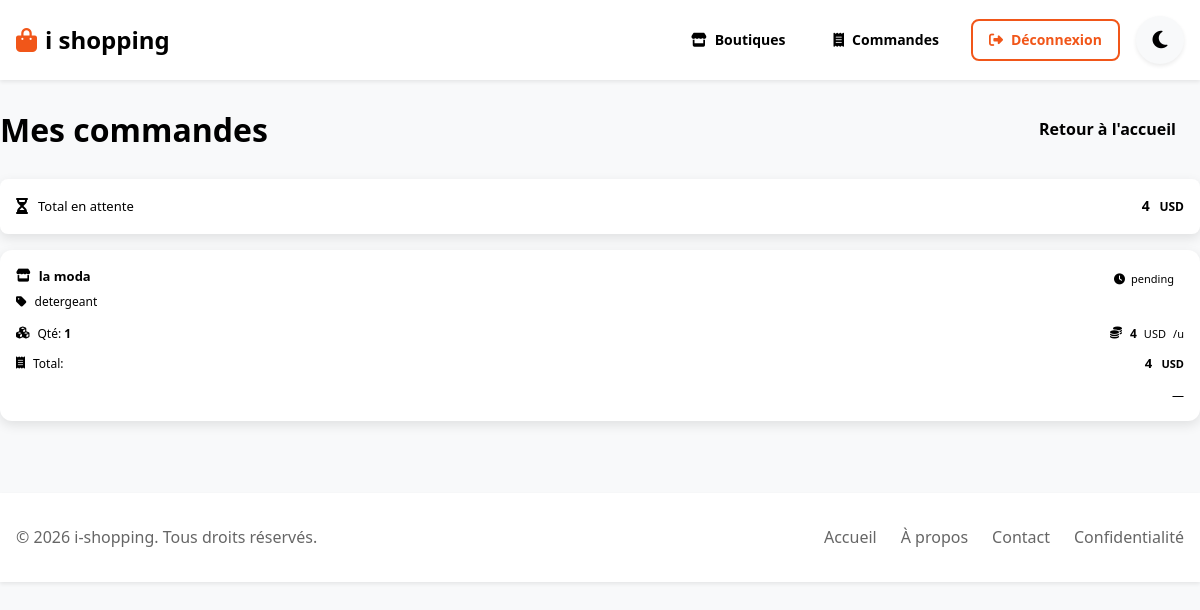
The page /index.php?page=orders (signed in) on the database its author committed.
### tables this page shows
CREATE TABLE orders (
        id INTEGER PRIMARY KEY AUTOINCREMENT,
        user_id INTEGER,
        shop_id INTEGER NOT NULL,
        total REAL NOT NULL,
        status TEXT DEFAULT 'pending',
        payment_method TEXT,
        created_at DATETIME DEFAULT CURRENT_TIMESTAMP,
        updated_at DATETIME DEFAULT CURRENT_TIMESTAMP, paid INTEGER DEFAULT 0, satisfied INTEGER DEFAULT 0, canceled INTEGER DEFAULT 0,
        FOREIGN KEY(user_id) REFERENCES users(id) ON DELETE SET NULL,
        FOREIGN KEY(shop_id) REFERENCES shops(id) ON DELETE CASCADE
    );

CREATE TABLE shops (
        id INTEGER PRIMARY KEY AUTOINCREMENT,
        user_id INTEGER NOT NULL,
        name TEXT NOT NULL,
        description TEXT,
        logo TEXT,
        created_at DATETIME DEFAULT CURRENT_TIMESTAMP,
        updated_at DATETIME DEFAULT CURRENT_TIMESTAMP, banner TEXT, email_contact TEXT, phone TEXT, address TEXT, city TEXT, country TEXT, currency TEXT DEFAULT 'USD', status TEXT DEFAULT 'active', slug TEXT, url TEXT, stars REAL DEFAULT 0,
        FOREIGN KEY (user_id) REFERENCES users(id) ON DELETE CASCADE
    );

CREATE TABLE products (
        id INTEGER PRIMARY KEY AUTOINCREMENT,
        shop_id INTEGER NOT NULL,
        name TEXT NOT NULL,
        description TEXT,
        price REAL NOT NULL,
        category TEXT,
        brand TEXT,
        size TEXT,
        image TEXT,
        stock INTEGER DEFAULT 0,
        status TEXT DEFAULT 'active',
        created_at DATETIME DEFAULT CURRENT_TIMESTAMP,
        updated_at DATETIME DEFAULT CURRENT_TIMESTAMP, promo_price REAL, sku TEXT, weight REAL, colors_json TEXT, tags_json TEXT, is_physical INTEGER DEFAULT 1, min_order_qty INTEGER DEFAULT 1,
        FOREIGN KEY (shop_id) REFERENCES shops(id) ON DELETE CASCADE
    );

### app/config.php (called while the page is built, shortened)
<?php
function getDB() {
    static $db = null;
    if ($db === null) {
        try {
            $db = new PDO('sqlite:' . DB_PATH);
            $db->setAttribute(PDO::ATTR_ERRMODE, PDO::ERRMODE_EXCEPTION);
            $db->setAttribute(PDO::ATTR_DEFAULT_FETCH_MODE, PDO::FETCH_ASSOC);
            $db->exec('PRAGMA foreign_keys = ON');
            initDatabase($db);
        } catch (PDOException $e) {
            error_log("Erreur de connexion à la base de données: " . $e->getMessage());
            die("Erreur de connexion à la base de données. Veuillez contacter l'administrateur.");
        }
    }
    return $db;
}
function initDatabase($db) {
    $db->exec('PRAGMA foreign_keys = ON');
    $ensureColumns = function(string $table, array $columns) use ($db) {
        $existing = [];
        $stmt = $db->query("PRAGMA table_info($table)");
        foreach ($stmt->fetchAll() as $col) {
            $existing[$col['name']] = true;
        }
        foreach ($columns as $name => $definition) {
            if (!isset($existing[$name])) {
                $db->exec("ALTER TABLE $table ADD COLUMN $name $definition");
            }
        }
    };
    $ensureColumns('shops', [
        'slug' => 'TEXT',
        'url' => 'TEXT',
        'banner' => 'TEXT',
        'email_contact' => 'TEXT',
        'phone' => 'TEXT',
        'address' => 'TEXT',
        'city' => 'TEXT',
        'country' => 'TEXT',
        'currency' => "TEXT DEFAULT 'USD'",
        'stars' => 'REAL DEFAULT 0',
        'status' => "TEXT DEFAULT 'active'"
    ]);
    $ensureColumns('products', [
        'promo_price' => 'REAL',
        'sku' => 'TEXT',
        'weight' => 'REAL',
        'colors_json' => 'TEXT',
        'tags_json' => 'TEXT',
        'is_physical' => 'INTEGER DEFAULT 1',
        'min_order_qty' => 'INTEGER DEFAULT 1'
    ]);
    $ensureColumns('orders', [
        'paid' => 'INTEGER DEFAULT 0',
        'satisfied' => 'INTEGER DEFAULT 0',
        'canceled' => 'INTEGER DEFAULT 0'
    ]);
}
function url($page) {
    return APP_URL . "?page=" . $page;
}

### app/models/Order.php (called while the page is built, shortened)
<?php
require_once __DIR__ . '/../config.php';
class Order {
    private PDO $db;
    public function __construct() {
        $this->db = getDB();
    }
    public function getByUserId(int $userId): array {
        $stmt = $this->db->prepare('
            SELECT
                o.*,
                s.name AS shop_name,
                s.slug AS shop_slug,
                s.url AS shop_url,
                s.currency AS shop_currency,
                p.name AS product_name,
                oi.quantity AS quantity,
                oi.price AS unit_price,
                oi.total AS line_total
            FROM orders o
            INNER JOIN shops s ON s.id = o.shop_id
            LEFT JOIN order_items oi ON oi.id = (
                SELECT oi2.id
                FROM order_items oi2
                WHERE oi2.order_id = o.id
                ORDER BY oi2.id ASC
                LIMIT 1
            )
            LEFT JOIN products p ON p.id = oi.product_id
            WHERE o.user_id = ?
              AND COALESCE(o.canceled, 0) = 0
              AND COALESCE(o.status, "pending") != "completed"
            ORDER BY o.created_at DESC
        ');
        $stmt->execute([$userId]);
        return $stmt->fetchAll();
    }
}

### app/controllers/OrderController.php (called while the page is built, shortened)
<?php
require_once __DIR__ . '/../models/Order.php';
class OrderController {
    public function index() {
        $orderModel = new Order();
        $orders = $orderModel->getByUserId((int)$_SESSION['user_id']);
    }
}

### app/router.php (called while the page is built, shortened)
<?php
require_once __DIR__ . '/config.php';
class Router {
    private $page;
    public function __construct() {
        $this->page = $_GET['page'] ?? 'home';
    }
    public function route() {
        if ($this->page === 'orders') {
            require_once CONTROLLERS_PATH . '/OrderController.php';
            $controller = new OrderController();
            $controller->index();
            return;
        }
    }
}

### app/views/orders.php (the view, shortened to what this page needs)
<?php
$data = $_SESSION['view_data'] ?? [];
$orders = $data['orders'] ?? [];
$pendingTotal = (float)($data['pending_total'] ?? 0);
?>
<div class="container" style="padding: var(--spacing-lg) 0;">
    <div style="display: flex; justify-content: space-between; align-items: center; flex-wrap: wrap; gap: var(--spacing-md); margin-bottom: var(--spacing-lg);">
        <h1 style="margin: 0;">Mes commandes</h1>
        <a class="btn btn-ghost" href="<?php echo url('home'); ?>">Retour à l'accueil</a>
    </div>
    <?php if (!empty($orders)): ?>
        <?php $pendingCurrency = (string)($orders[0]['shop_currency'] ?? ''); ?>
        <div class="card" style="padding: var(--spacing-md); margin-bottom: var(--spacing-md); display: flex; align-items: center; justify-content: space-between; gap: var(--spacing-md); flex-wrap: wrap;">
            <div style="display: flex; align-items: center; gap: 10px; color: var(--muted);">
                <i class="fas fa-hourglass-half"></i>
                <span style="font-size: 13px;">Total en attente</span>
            </div>
            <div style="font-weight: 800; font-size: 14px;">
                <?php echo htmlspecialchars(number_format($pendingTotal, 0, ',', ' ')); ?>
                <?php if ($pendingCurrency !== ''): ?>
                    <span style="color: var(--muted); font-weight: 700; font-size: 12px; margin-left: 6px;">
                        <?php echo htmlspecialchars($pendingCurrency); ?>
                    </span>
                <?php endif; ?>
            </div>
        </div>
    <?php endif; ?>
    <?php if (empty($orders)): ?>
        <div class="card" style="padding: var(--spacing-lg);">
            <div style="color: var(--muted);">Aucune commande.</div>
        </div>
    <?php else: ?>
        <div style="display: grid; grid-template-columns: repeat(auto-fit, minmax(260px, 1fr)); gap: var(--spacing-md);">
                    <?php foreach ($orders as $o): ?>
                        <?php
                        $orderId = (int)($o['id'] ?? 0);
                        $paid = (int)($o['paid'] ?? 0) === 1;
                        $satisfied = (int)($o['satisfied'] ?? 0) === 1;
                        $canceled = (int)($o['canceled'] ?? 0) === 1;
                        $canCancel = !$paid && !$satisfied && !$canceled;
                        $canSatisfy = $paid && !$satisfied && !$canceled;
                        $st = (string)($o['status'] ?? 'pending');
                        ?>
                        <?php
                        $currency = (string)($o['shop_currency'] ?? '');
                        $productName = (string)($o['product_name'] ?? '');
                        $qty = (int)($o['quantity'] ?? 0);
                        $unitPrice = (float)($o['unit_price'] ?? 0);
                        $lineTotal = (float)($o['line_total'] ?? 0);
                        ?>
                        <div class="card" style="padding: var(--spacing-md); border: 1px solid var(--border); border-radius: 12px;">
                            <div style="display: flex; align-items: flex-start; justify-content: space-between; gap: 10px;">
                                <div style="min-width: 0;">
                                    <div style="display: flex; align-items: center; gap: 8px; font-weight: 800; font-size: 13px;">
                                        <i class="fas fa-store" style="color: var(--muted);"></i>
                                        <span style="white-space: nowrap; overflow: hidden; text-overflow: ellipsis;">
                                            <?php echo htmlspecialchars((string)($o['shop_name'] ?? '')); ?>
                                        </span>
                                    </div>
                                    <div style="margin-top: 6px; color: var(--muted); font-size: 12px; display: flex; align-items: center; gap: 8px;">
                                        <i class="fas fa-tag"></i>
                                        <span style="white-space: nowrap; overflow: hidden; text-overflow: ellipsis;">
                                            <?php echo htmlspecialchars($productName !== '' ? $productName : 'Produit'); ?>
                                        </span>
                                    </div>
                                </div>
                                <div style="display: inline-flex; align-items: center; gap: 6px; padding: 4px 10px; border-radius: 999px; border: 1px solid var(--border); font-size: 11px; color: var(--muted); flex: 0 0 auto;">
                                    <i class="fas fa-clock"></i>
                                    <span><?php echo htmlspecialchars($st); ?></span>
                                </div>
                            </div>
                            <div style="margin-top: 12px; display: grid; grid-template-columns: 1fr 1fr; gap: 10px; font-size: 12px; color: var(--muted);">
                                <div style="display: flex; align-items: center; gap: 8px;">
                                    <i class="fas fa-cubes"></i>
                                    <span>Qté: <strong style="color: var(--color-text); font-weight: 800;"><?php echo (int)$qty; ?></strong></span>
                                </div>
                                <div style="display: flex; align-items: center; gap: 8px; justify-content: flex-end;">
                                    <i class="fas fa-coins"></i>
                                    <span>
                                        <strong style="color: var(--color-text); font-weight: 800;">
                                            <?php echo htmlspecialchars(number_format($unitPrice, 0, ',', ' ')); ?>
                                        </strong>
                                        <?php if ($currency !== ''): ?>
                                            <span style="font-size: 11px; margin-left: 4px;"><?php echo htmlspecialchars($currency); ?></span>
                                        <?php endif; ?>
                                        <span style="font-size: 11px; margin-left: 4px;">/u</span>
                                    </span>
                                </div>
                            </div>
                            <div style="margin-top: 10px; display: flex; align-items: center; justify-content: space-between; gap: 10px;">
                                <div style="display: flex; align-items: center; gap: 8px; font-size: 12px; color: var(--muted);">
                                    <i class="fas fa-receipt"></i>
                                    <span>Total:</span>
                                </div>
                                <div style="font-weight: 900; font-size: 13px;">
                                    <?php echo htmlspecialchars(number_format($lineTotal > 0 ? $lineTotal : (float)($o['total'] ?? 0), 0, ',', ' ')); ?>
                                    <?php if ($currency !== ''): ?>
                                        <span style="color: var(--muted); font-weight: 700; font-size: 11px; margin-left: 6px;">
                                            <?php echo htmlspecialchars($currency); ?>
                                        </span>
                                    <?php endif; ?>
                                </div>
                            </div>
                            <div style="margin-top: 12px; display: flex; justify-content: flex-end; gap: 8px;">
                                <?php if ($canceled): ?>
                                    <span style="color: var(--muted); font-weight: 700; font-size: 12px;">Annulée</span>
                                <?php elseif ($canSatisfy): ?>
                                    <button type="button" class="btn btn-primary btn-sm" style="padding: 6px 10px; font-size: 12px;" onclick="markSatisfied(<?php echo $orderId; ?>, this)">
                                        <i class="fas fa-check" style="margin-right: 6px;"></i> Satisfait
                                    </button>
                                <?php elseif ($canCancel): ?>
                                    <button type="button" class="btn btn-outline btn-sm" style="padding: 6px 10px; font-size: 12px;" onclick="cancelOrder(<?php echo $orderId; ?>, this)">
                                        <i class="fas fa-xmark" style="margin-right: 6px;"></i> Annuler
                                    </button>
                                <?php else: ?>
                                    <span style="color: var(--muted); font-size: 12px;">—</span>
                                <?php endif; ?>
                            </div>
                        </div>
                    <?php endforeach; ?>
        </div>
    <?php endif; ?>
</div>

### rows shown on the page
orders: shop.currency "USD", shop.name "la moda", products.name "detergeant", status "pending", qty "1", unitPrice "4", total "4"

### other values the page prints
$pendingTotal "4"
APP_NAME "i-shopping"
